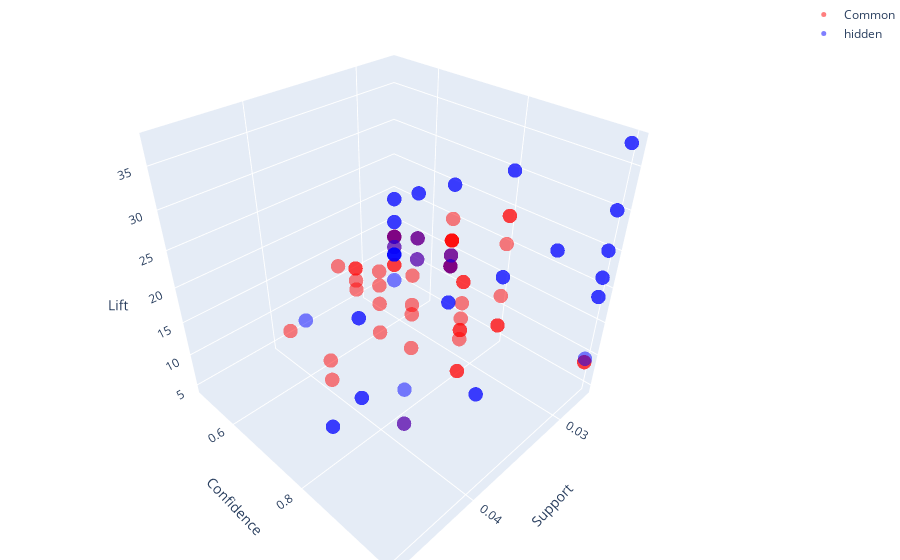

Notebook source saved alongside this figure:
### Code cell
import plotly.graph_objects as go

# Initialize the 3D scatter plot
fig = go.Figure()

# Add the common entries scatter plot
fig.add_trace(go.Scatter3d(
    x=common_entries['support_x'],
    y=common_entries['confidence_x'],
    z=common_entries['lift_x'],
    mode='markers',
    marker=dict(size=5, color='red', opacity=0.5),
    name='Common'
))

# Add the unique to sorted_rules_df scatter plot
fig.add_trace(go.Scatter3d(
    x=unique_sorted_rules_df['support'],
    y=unique_sorted_rules_df['confidence'],
    z=unique_sorted_rules_df['lift'],
    mode='markers',
    marker=dict(size=5, color='blue', opacity=0.5),
    name='hidden'
))

# Add the unique to sorted_rules_df_2 scatter plot
fig.add_trace(go.Scatter3d(
    x=unique_sorted_rules_df_2['support'],
    y=unique_sorted_rules_df_2['confidence'],
    z=unique_sorted_rules_df_2['lift'],
    mode='markers',
    marker=dict(size=5, color='green', opacity=0.5),
    name='df_2'
))

# Set the layout for the plot
fig.update_layout(
    title='3D Scatter Plot of Association Rules',
    scene=dict(
        xaxis_title='Support',
        yaxis_title='Confidence',
        zaxis_title='Lift'
    ),
    margin=dict(l=0, r=0, b=0, t=0)
)

# Show the plot
fig.show()

### Figure 1 — Plotly figure (JSON) as saved in the notebook; plotly's stock layout.template omitted (floating-point values rounded to 4 significant figures)
{"data": [{"marker": {"color": "red", "opacity": 0.5, "size": 5}, "mode": "markers", "name": "Common", "type": "scatter3d", "x": [0.02667, 0.02667, 0.04, 0.03333, 0.03333, 0.03333, 0.03333, 0.03333, 0.03333, 0.03333, 0.03333, 0.03333, 0.02667, 0.02667, 0.02667, 0.02667, 0.02667, 0.02667, 0.03333, 0.03333, 0.03333, 0.03333, 0.02667, 0.02667, 0.02667, 0.02667, 0.02667, 0.02667, 0.02667, 0.02667, 0.02667, 0.02667, 0.02667, 0.02667, 0.04, 0.04, 0.03333, 0.03333, 0.03333, 0.03333, 0.02667, 0.02667, 0.02667, 0.03333, 0.03333, 0.03333, 0.03333, 0.04, 0.02667, 0.03333, 0.02667, 0.02667, 0.02667, 0.02667, 0.02667, 0.02667, 0.02667], "y": [1, 1, 0.8571, 0.8333, 0.8333, 0.8333, 0.8333, 0.8333, 0.8333, 0.8333, 0.8333, 0.8333, 0.8, 0.8, 0.8, 0.8, 0.8, 0.8, 0.7143, 0.7143, 0.7143, 0.7143, 0.6667, 0.6667, 0.6667, 0.6667, 0.6667, 0.6667, 0.6667, 0.6667, 0.6667, 0.6667, 0.6667, 0.6667, 0.6667, 0.6667, 0.625, 0.625, 0.625, 0.625, 0.5714, 0.5714, 0.5714, 0.5556, 0.5556, 0.5556, 0.5556, 0.5455, 0.5, 0.5, 0.5, 0.5, 0.5, 0.5, 0.5, 0.5, 0.5], "z": [8.824, 8.824, 7.563, 20.83, 20.83, 17.86, 15.62, 13.89, 13.89, 12.5, 7.353, 7.353, 24, 24, 20, 12, 7.059, 7.059, 17.86, 13.39, 11.9, 6.303, 20.0, 16.67, 16.67, 16.67, 16.67, 14.29, 14.29, 12.5, 12.5, 12.5, 12.5, 12.5, 9.091, 5.882, 15.62, 13.39, 10.42, 5.515, 14.29, 14.29, 10.71, 13.89, 13.89, 11.9, 10.42, 9.091, 12.5, 12.5, 12.5, 12.5, 12.5, 12.5, 10.71, 7.5, 7.5]}, {"marker": {"color": "blue", "opacity": 0.5, "size": 5}, "mode": "markers", "name": "hidden", "type": "scatter3d", "x": [0.02667, 0.02667, 0.03333, 0.03333, 0.02667, 0.02667, 0.02667, 0.02667, 0.02667, 0.02667, 0.02667, 0.02667, 0.04, 0.04, 0.02667, 0.04667, 0.04667, 0.04, 0.04, 0.02667, 0.02667, 0.02667, 0.02667, 0.04, 0.04, 0.04, 0.04, 0.02667, 0.02667, 0.02667, 0.02667, 0.02667, 0.02667, 0.04, 0.02667, 0.02667, 0.02667, 0.02667, 0.02667, 0.02667, 0.02667, 0.02667, 0.02667, 0.02667, 0.02667, 0.02667, 0.02667, 0.02667, 0.02667], "y": [1, 1, 1, 1, 1, 1, 1, 1, 1, 1, 1, 1, 1, 1, 1, 0.875, 0.875, 0.8571, 0.8571, 0.8, 0.8, 0.8, 0.8, 0.75, 0.75, 0.75, 0.75, 0.6667, 0.6667, 0.6667, 0.6667, 0.6667, 0.6667, 0.6, 0.5714, 0.5714, 0.5714, 0.5714, 0.5, 0.5, 0.5, 0.5, 0.5, 0.5, 0.5, 0.5, 0.5, 0.5, 0.5], "z": [37.5, 37.5, 30, 30, 30, 30, 25, 25, 21.43, 21.43, 18.75, 18.75, 18.75, 18.75, 9.375, 16.41, 16.41, 12.86, 7.563, 30, 30, 15, 15, 18.75, 18.75, 6.618, 6.618, 25, 25, 14.29, 12.5, 6.25, 6.25, 12.86, 21.43, 21.43, 14.29, 10.71, 18.75, 18.75, 15, 15, 12.5, 10.71, 9.375, 9.375, 9.375, 9.375, 4.688]}, {"marker": {"color": "green", "opacity": 0.5, "size": 5}, "mode": "markers", "name": "df_2", "type": "scatter3d", "x": [], "y": [], "z": []}], "layout": {"margin": {"b": 0, "l": 0, "r": 0, "t": 0}, "scene": {"xaxis": {"title": {"text": "Support"}}, "yaxis": {"title": {"text": "Confidence"}}, "zaxis": {"title": {"text": "Lift"}}}, "title": {"text": "3D Scatter Plot of Association Rules"}}}
